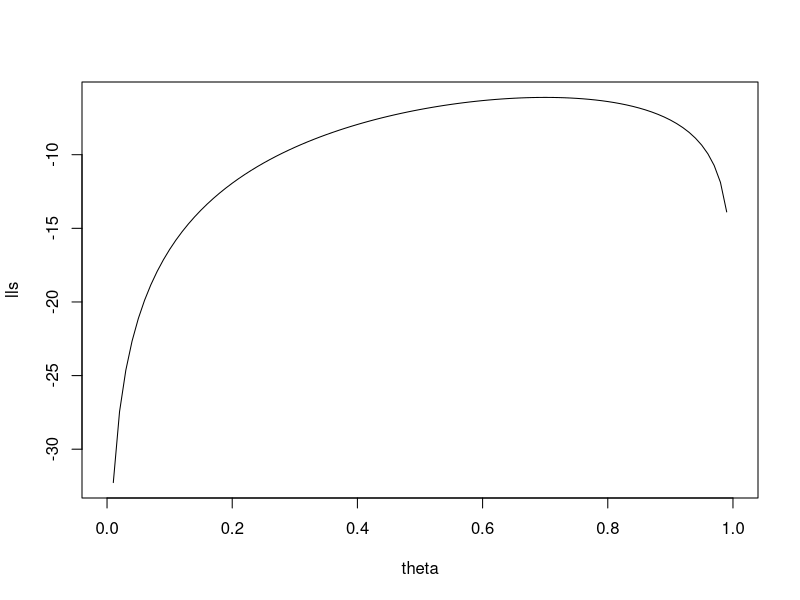
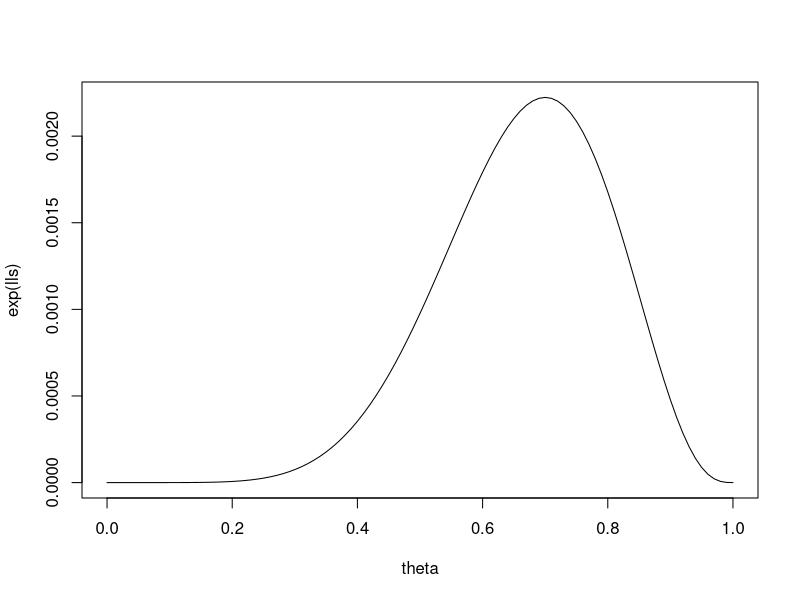

Write R code to recreate these figures, in order.
# Plotting the Likelihood and Loglikelihood of a Bernoulli distribution

data = c(0, 1, 1, 1, 0, 1, 1, 0, 1, 1)

log.likelihood <- function(data, theta){
  sum(dbinom(x = data, size = 1, prob = theta, log = T))
}

theta = seq(0, 1, 0.01)
lls <- vector(mode = "numeric", length = length(theta))
for(i in 1:length(theta)){
  lls[i] <- log.likelihood(data, theta[i])
  }

plot(theta, lls, type = "l")

plot(theta, exp(lls), type = "l")

lls_finite <- lls[2:100]
var(exp(lls_finite))
